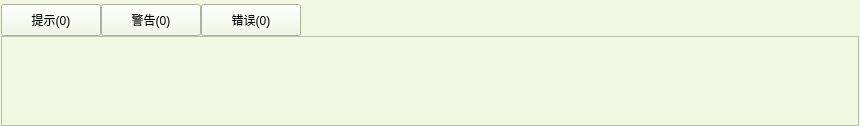
<?xml version="1.0" encoding="UTF-8"?>
<ui version="4.0">
 <class>frmLogClass</class>
 <widget class="QWidget" name="frmLogClass">
  <property name="geometry">
   <rect>
    <x>0</x>
    <y>0</y>
    <width>860</width>
    <height>126</height>
   </rect>
  </property>
  <property name="sizePolicy">
   <sizepolicy hsizetype="Preferred" vsizetype="Preferred">
    <horstretch>0</horstretch>
    <verstretch>0</verstretch>
   </sizepolicy>
  </property>
  <property name="windowTitle">
   <string>Form</string>
  </property>
  <property name="styleSheet">
   <string notr="true">QWidget         
{
    background-color: rgb(240, 248, 226);
}
QScrollBar:vertical{ 
		background:#FFFFF2;
		padding-top:20px;
		padding-bottom:20px;
		padding-left:2px;
		padding-right:2px;
		border-left:1px solid #d7d7d7;}
QScrollBar::handle:vertical{
		background:#dbdbdb;
		border-radius:6px;
		min-height:20px;}
QScrollBar::handle:vertical:hover{
		background:#d0d0d0;}
QScrollBar::add-line:vertical{
		background:url(:/res/ico/down.png) center no-repeat;}
QScrollBar::sub-line:vertical{
		background:url(:/res/ico/up.png) center no-repeat;}
QScrollBar:horizontal{ 
		background:#FFFFF2;
		padding-top:20px;
		padding-bottom:20px;
		padding-left:2px;
		padding-right:2px;
		border-left:1px solid #d7d7d7;}
QScrollBar::handle:horizontal{
		background:#dbdbdb;
		border-radius:6px;
		min-height:20px;}
QScrollBar::handle:horizontal:hover{
		background:#d0d0d0;}
QScrollBar::add-line:horizontal{
		background:url(:/res/ico/right.png) center no-repeat;}
QScrollBar::sub-line:horizontal{
		background:url(:/res/ico/left.png) center no-repeat;}</string>
  </property>
  <layout class="QVBoxLayout" name="verticalLayout" stretch="0,0">
   <property name="spacing">
    <number>0</number>
   </property>
   <property name="leftMargin">
    <number>1</number>
   </property>
   <property name="topMargin">
    <number>1</number>
   </property>
   <property name="rightMargin">
    <number>1</number>
   </property>
   <property name="bottomMargin">
    <number>0</number>
   </property>
   <item>
    <layout class="QHBoxLayout" name="horizontalLayout">
     <property name="spacing">
      <number>0</number>
     </property>
     <property name="topMargin">
      <number>3</number>
     </property>
     <item>
      <widget class="QToolButton" name="btnInfo">
       <property name="minimumSize">
        <size>
         <width>90</width>
         <height>32</height>
        </size>
       </property>
       <property name="maximumSize">
        <size>
         <width>100</width>
         <height>32</height>
        </size>
       </property>
       <property name="styleSheet">
        <string notr="true"/>
       </property>
       <property name="text">
        <string>提示(0)</string>
       </property>
       <property name="icon">
        <iconset resource="res.qrc">
         <normaloff>:/res/ico/info.png</normaloff>:/res/ico/info.png</iconset>
       </property>
       <property name="iconSize">
        <size>
         <width>20</width>
         <height>20</height>
        </size>
       </property>
       <property name="toolButtonStyle">
        <enum>Qt::ToolButtonTextBesideIcon</enum>
       </property>
      </widget>
     </item>
     <item>
      <widget class="QToolButton" name="btnWarn">
       <property name="minimumSize">
        <size>
         <width>90</width>
         <height>32</height>
        </size>
       </property>
       <property name="maximumSize">
        <size>
         <width>100</width>
         <height>32</height>
        </size>
       </property>
       <property name="styleSheet">
        <string notr="true"/>
       </property>
       <property name="text">
        <string>警告(0)</string>
       </property>
       <property name="icon">
        <iconset resource="res.qrc">
         <normaloff>:/res/ico/warn.png</normaloff>:/res/ico/warn.png</iconset>
       </property>
       <property name="iconSize">
        <size>
         <width>20</width>
         <height>20</height>
        </size>
       </property>
       <property name="toolButtonStyle">
        <enum>Qt::ToolButtonTextBesideIcon</enum>
       </property>
      </widget>
     </item>
     <item>
      <widget class="QToolButton" name="btnError">
       <property name="minimumSize">
        <size>
         <width>90</width>
         <height>32</height>
        </size>
       </property>
       <property name="maximumSize">
        <size>
         <width>100</width>
         <height>32</height>
        </size>
       </property>
       <property name="styleSheet">
        <string notr="true"/>
       </property>
       <property name="text">
        <string>错误(0)</string>
       </property>
       <property name="icon">
        <iconset resource="res.qrc">
         <normaloff>:/res/ico/error.png</normaloff>:/res/ico/error.png</iconset>
       </property>
       <property name="iconSize">
        <size>
         <width>20</width>
         <height>20</height>
        </size>
       </property>
       <property name="toolButtonStyle">
        <enum>Qt::ToolButtonTextBesideIcon</enum>
       </property>
      </widget>
     </item>
     <item>
      <widget class="QLabel" name="label">
       <property name="text">
        <string/>
       </property>
      </widget>
     </item>
    </layout>
   </item>
   <item>
    <widget class="QListView" name="listView">
     <property name="enabled">
      <bool>true</bool>
     </property>
     <property name="sizePolicy">
      <sizepolicy hsizetype="Expanding" vsizetype="Expanding">
       <horstretch>0</horstretch>
       <verstretch>0</verstretch>
      </sizepolicy>
     </property>
     <property name="font">
      <font>
       <pointsize>9</pointsize>
      </font>
     </property>
     <property name="styleSheet">
      <string notr="true"/>
     </property>
     <property name="batchSize">
      <number>100</number>
     </property>
    </widget>
   </item>
  </layout>
 </widget>
 <resources>
  <include location="res.qrc"/>
 </resources>
 <connections/>
</ui>
